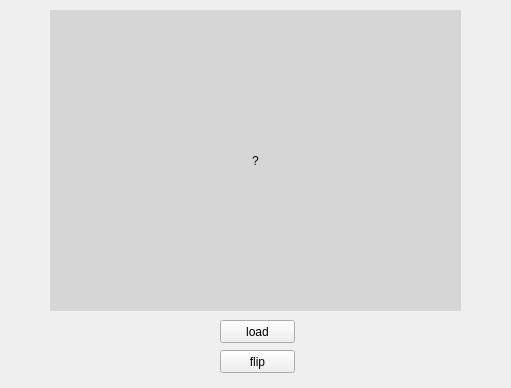
<?xml version="1.0" encoding="UTF-8"?>
<ui version="4.0">
 <class>Form</class>
 <widget class="QWidget" name="Form">
  <property name="geometry">
   <rect>
    <x>0</x>
    <y>0</y>
    <width>511</width>
    <height>388</height>
   </rect>
  </property>
  <property name="windowTitle">
   <string>Form</string>
  </property>
  <widget class="QPushButton" name="pushButton">
   <property name="geometry">
    <rect>
     <x>220</x>
     <y>320</y>
     <width>75</width>
     <height>23</height>
    </rect>
   </property>
   <property name="text">
    <string>load</string>
   </property>
  </widget>
  <widget class="QPushButton" name="pushButton_2">
   <property name="geometry">
    <rect>
     <x>220</x>
     <y>350</y>
     <width>75</width>
     <height>23</height>
    </rect>
   </property>
   <property name="text">
    <string>flip</string>
   </property>
  </widget>
  <widget class="QLabel" name="label">
   <property name="geometry">
    <rect>
     <x>50</x>
     <y>10</y>
     <width>411</width>
     <height>301</height>
    </rect>
   </property>
   <property name="autoFillBackground">
    <bool>false</bool>
   </property>
   <property name="styleSheet">
    <string notr="true">background-color: rgb(214, 214, 214);</string>
   </property>
   <property name="text">
    <string>?</string>
   </property>
   <property name="alignment">
    <set>Qt::AlignCenter</set>
   </property>
  </widget>
 </widget>
 <resources/>
 <connections/>
</ui>
